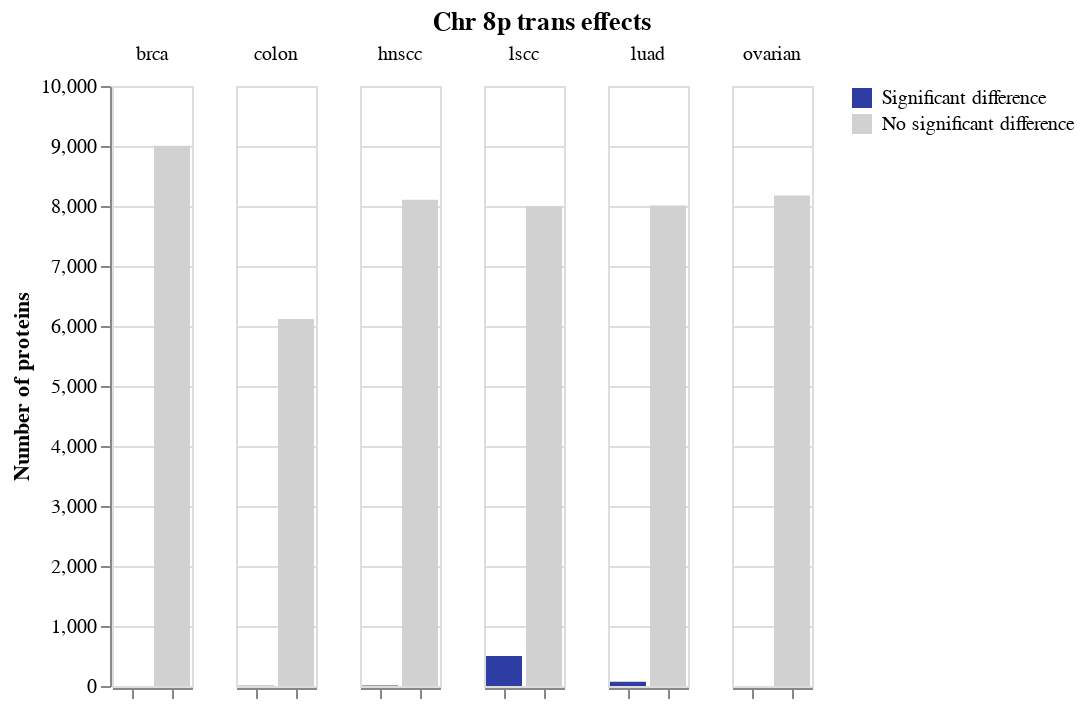

This figure's notebook cell:
### Markdown cell above
## Select the proteins with a significant change, and take a detour to make some plots

### Code cell
prots = long_results[long_results["adj_p"] <= 0.05].reset_index(drop=True)
prots_cts = prots.groupby("cancer_type").count()[["protein"]]

fail_prots = long_results[long_results["adj_p"] > 0.05].reset_index(drop=True)
fail_cts = fail_prots.groupby("cancer_type").count()[["protein"]]

prots_cts.insert(0, "count_type", "Significant difference")
fail_cts.insert(0, "count_type", "No significant difference")

counts = prots_cts.append(fail_cts).sort_index().reset_index(drop=False)

alt.Chart(counts).mark_bar().encode(
    x=alt.X(
        "count_type",
        axis=alt.Axis(
            title=None,
            labels=False
        ),
        sort=["Significant difference"]
    ),
    y=alt.Y(
        "protein",
        axis=alt.Axis(
            title="Number of proteins"
        )
    ),
    color=alt.Color(
        "count_type",
        title=None,
        sort=["Significant difference"],
        scale=alt.Scale(
            domain=["Significant difference", "No significant difference"],
            range=["#2d3da4", "#d1d1d1"]
        )
    )
).facet(
    column=alt.Column(
        "cancer_type",
        title=None
    )
).properties(
    title=f"Chr {CHROMOSOME}{ARM} {TRANS_OR_CIS} effects"
).configure_title(
    anchor="middle"
)

### Figure 1 — Vega-Lite specification as saved in the notebook (floating-point values rounded to 4 significant figures)
{"config": {"view": {"continuousWidth": 400, "continuousHeight": 300}, "title": {"anchor": "middle"}}, "data": {"name": "data-285035147a51a31716b5046fa7fa5691"}, "facet": {"column": {"type": "nominal", "field": "cancer_type", "title": null}}, "spec": {"mark": "bar", "encoding": {"color": {"type": "nominal", "field": "count_type", "scale": {"domain": ["Significant difference", "No significant difference"], "range": ["#2d3da4", "#d1d1d1"]}, "sort": ["Significant difference"], "title": null}, "x": {"type": "nominal", "axis": {"labels": false, "title": null}, "field": "count_type", "sort": ["Significant difference"]}, "y": {"type": "quantitative", "axis": {"title": "Number of proteins"}, "field": "protein"}}}, "title": "Chr 8p trans effects", "$schema": "https://vega.github.io/schema/vega-lite/v4.8.1.json", "datasets": {"data-285035147a51a31716b5046fa7fa5691": [{"cancer_type": "brca", "count_type": "Significant difference", "protein": 1}, {"cancer_type": "brca", "count_type": "No significant difference", "protein": 9003}, {"cancer_type": "colon", "count_type": "Significant difference", "protein": 3}, {"cancer_type": "colon", "count_type": "No significant difference", "protein": 6117}, {"cancer_type": "hnscc", "count_type": "Significant difference", "protein": 10}, {"cancer_type": "hnscc", "count_type": "No significant difference", "protein": 8103}, {"cancer_type": "lscc", "count_type": "Significant difference", "protein": 498}, {"cancer_type": "lscc", "count_type": "No significant difference", "protein": 7997}, {"cancer_type": "luad", "count_type": "Significant difference", "protein": 70}, {"cancer_type": "luad", "count_type": "No significant difference", "protein": 8008}, {"cancer_type": "ovarian", "count_type": "No significant difference", "protein": 8176}]}}
